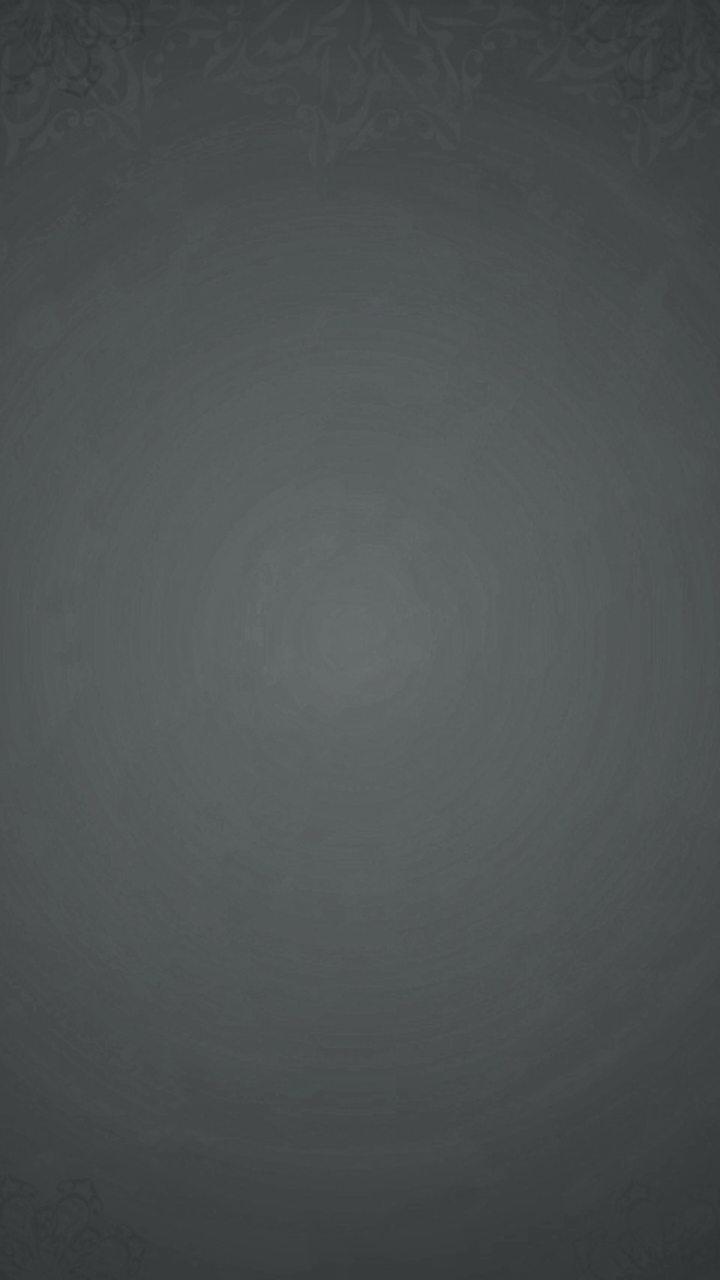
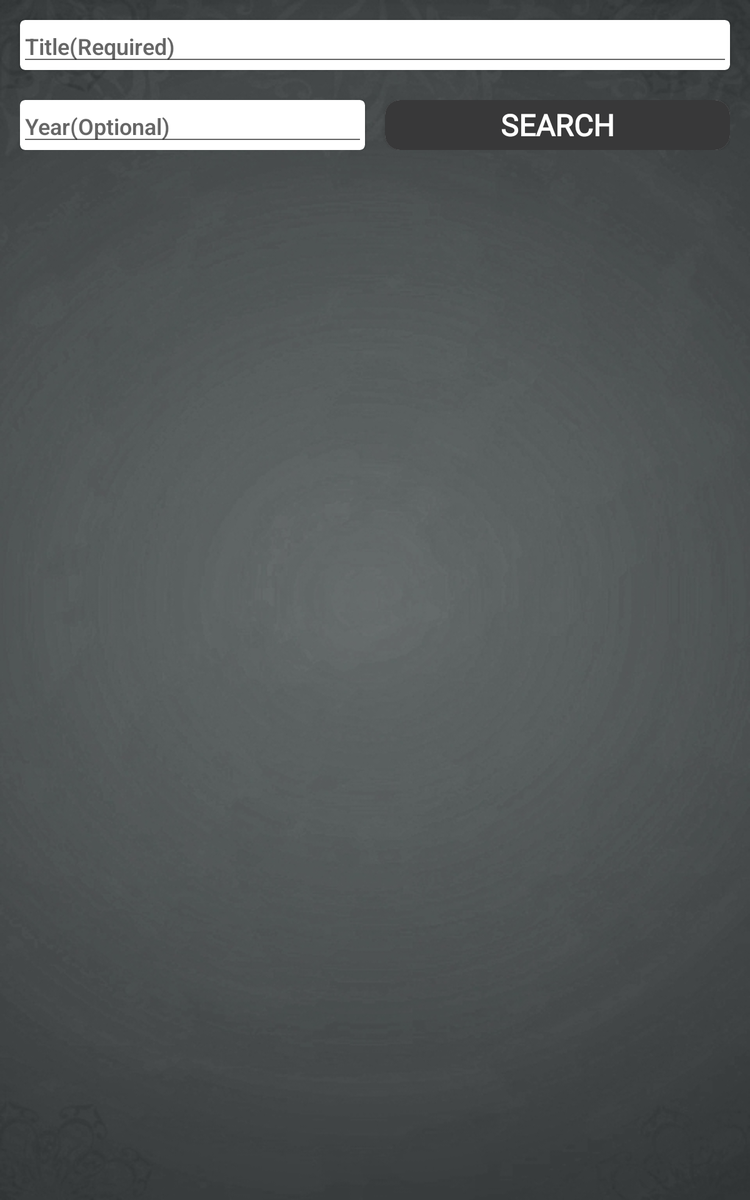

Two renders of one Android screen. The first uses the default layout on a phone; the second uses the alternative layout the repository ships for a different screen configuration, on a matching device. The two XML files are below.
<!-- AndroidManifest.xml: application theme AppTheme -->
<!-- res/layout/fragment_downloads.xml -->
<?xml version="1.0" encoding="utf-8"?>
<RelativeLayout xmlns:android="http://schemas.android.com/apk/res/android"
    xmlns:tools="http://schemas.android.com/tools"
    android:layout_width="match_parent"
    android:background="@drawable/backdown"
    android:layout_height="match_parent"
    tools:context=".DownloadsFragment">



</RelativeLayout>
<!-- resources referenced by this layout -->
<resources>
  <!-- drawable backdown: jpg bitmap (drawable, 123414 bytes) -->
  <style name="AppTheme" parent="Theme.AppCompat.Light.NoActionBar">
          
          <item name="android:fontFamily">sans-serif-light</item>
          <item name="android:textStyle">bold</item>
          <item name="colorPrimary">@color/colorPrimary</item>
          <item name="colorPrimaryDark">@color/colorPrimaryDark</item>
          <item name="colorAccent">@color/colorAccent</item>
      </style>
  <color name="colorPrimary">#BEE8DC</color>
  <color name="colorPrimaryDark">#0D475F</color>
  <color name="colorAccent">#03DAC5</color>
</resources>
<!-- res/layout-sw600dp/fragment_downloads.xml (the repository's variant of the layout above) -->
<!-- drawn on a 7-inch tablet held upright -->
<?xml version="1.0" encoding="utf-8"?>
<LinearLayout xmlns:android="http://schemas.android.com/apk/res/android"
    xmlns:app="http://schemas.android.com/apk/res-auto"
    xmlns:tools="http://schemas.android.com/tools"
    android:layout_width="match_parent"
    android:layout_height="match_parent"
    android:background="@drawable/backdown"
    android:orientation="vertical"
    tools:context=".DownloadsFragment">

    <androidx.cardview.widget.CardView
        android:layout_width="match_parent"
        android:layout_height="40dp"
        android:layout_margin="16dp"
        android:background="#8C8E8E"
        android:elevation="12dp"
        app:cardCornerRadius="4dp"
        tools:targetApi="lollipop">

        <EditText
            android:id="@+id/searchTitle"
            android:layout_width="match_parent"
            android:layout_height="match_parent"
            android:fontFamily="sans-serif-light"
            android:hint="Title(Required)" />

    </androidx.cardview.widget.CardView>

    <LinearLayout
        android:layout_width="match_parent"
        android:layout_height="wrap_content"
        android:layout_marginLeft="16dp"
        android:layout_marginTop="8dp"
        android:layout_marginRight="16dp"

        android:orientation="horizontal"
        android:weightSum="2">

        <androidx.cardview.widget.CardView
            android:layout_width="0dp"
            android:layout_height="40dp"
            android:layout_marginRight="16dp"
            android:layout_weight="1"
            android:background="#8C8E8E"
            app:cardCornerRadius="4dp">

            <EditText
                android:id="@+id/searchYear"
                android:layout_width="match_parent"
                android:layout_height="match_parent"
                android:fontFamily="sans-serif-light"
                android:hint="@string/yearSearch" />

        </androidx.cardview.widget.CardView>

        <androidx.cardview.widget.CardView

            android:layout_width="0dp"
            android:layout_height="40dp"
            android:layout_weight="1"
            app:cardCornerRadius="12dp">

            <Button
                android:id="@+id/searchButtonMain"
                android:layout_width="match_parent"
                android:layout_height="match_parent"
                android:background="#383839"
                android:fontFamily="@font/invited"
                android:text="@string/searchButtonMain"
                android:textColor="#ffffff"
                android:textSize="24sp" />

        </androidx.cardview.widget.CardView>
    </LinearLayout>


    <androidx.cardview.widget.CardView
        android:id="@+id/ResultCard"
        android:layout_width="match_parent"
        android:layout_height="wrap_content"
        android:layout_margin="16dp"
        android:visibility="gone"
        app:cardCornerRadius="8dp"
        app:cardElevation="16dp">

        <RelativeLayout
            android:layout_width="match_parent"
            android:layout_height="wrap_content"
            android:background="@drawable/search_bg">

            <ImageView
                android:id="@+id/iS"
                android:layout_width="150dp"
                android:layout_height="200dp"
                android:src="@drawable/ic_launcher_background" />

            <TextView
                android:id="@+id/iT1"
                android:layout_width="194dp"
                android:layout_height="wrap_content"
                android:layout_marginLeft="8dp"
                android:layout_marginTop="12dp"
                android:layout_toEndOf="@id/iS"
                android:layout_toRightOf="@id/iS"
                android:fontFamily="@font/neo_latina"
                android:text="Error"
                android:textSize="24sp" />

            <TextView
                android:id="@+id/iT2"
                android:layout_width="191dp"
                android:layout_height="30dp"
                android:layout_below="@id/iT1"
                android:layout_marginLeft="8dp"
                android:layout_marginTop="4dp"
                android:layout_toRightOf="@id/iS"
                android:fontFamily="@font/neo_latina"
                android:text="@string/genre"
                android:textSize="13sp" />

            <TextView
                android:id="@+id/iT3"
                android:layout_width="193dp"
                android:layout_height="24dp"
                android:layout_below="@id/iT2"
                android:layout_marginLeft="8dp"
                android:layout_marginTop="4dp"
                android:layout_toRightOf="@+id/iS"
                android:fontFamily="sans-serif-condensed-light"
                android:text="@string/year" />

            <TextView
                android:id="@+id/iT4"
                android:layout_width="192dp"
                android:layout_height="53dp"
                android:layout_below="@id/iT3"
                android:layout_marginLeft="8dp"
                android:layout_marginTop="4dp"
                android:layout_toRightOf="@id/iS"
                android:fontFamily="@font/neo_latina"
                android:text="@string/moreinfo" />
        </RelativeLayout>

    </androidx.cardview.widget.CardView>


    <androidx.recyclerview.widget.RecyclerView
        android:id="@+id/recycler"
        android:layout_marginTop="16dp"
        android:layout_width="match_parent"
        android:layout_height="match_parent"
        android:clipToPadding="false"
        android:padding="4dp"
        tools:listitem="@layout/item" />


</LinearLayout>
<!-- res/layout/item.xml (included above) -->
<?xml version="1.0" encoding="utf-8"?>
<androidx.cardview.widget.CardView xmlns:android="http://schemas.android.com/apk/res/android"
    android:layout_width="match_parent"
    android:layout_height="wrap_content"
    xmlns:app="http://schemas.android.com/apk/res-auto"
    android:layout_margin="16dp"
    app:cardCornerRadius="8dp"
    android:elevation="16dp">

    <RelativeLayout
        android:layout_width="match_parent"
        android:layout_height="wrap_content"
        android:background="@drawable/search_bg">

        <ImageView
            android:id="@+id/iS"
            android:layout_width="150dp"
            android:layout_height="200dp"
            android:src="@drawable/ic_launcher_background" />

        <TextView
            android:id="@+id/iT1"
            android:layout_width="194dp"
            android:layout_height="wrap_content"
            android:layout_marginLeft="8dp"
            android:layout_marginTop="12dp"
            android:layout_toRightOf="@id/iS"
            android:fontFamily="@font/neo_latina"
            android:text="Error"
            android:textSize="24sp"
            android:layout_toEndOf="@id/iS" />

        <TextView
            android:id="@+id/iT2"
            android:layout_width="191dp"
            android:layout_height="30dp"
            android:layout_below="@id/iT1"
            android:layout_marginLeft="8dp"
            android:layout_marginTop="4dp"
            android:layout_toRightOf="@id/iS"
            android:fontFamily="@font/neo_latina"
            android:text="@string/genre"
            android:textSize="13sp" />

        <TextView
            android:id="@+id/iT3"
            android:layout_width="193dp"
            android:layout_height="24dp"
            android:layout_below="@id/iT2"
            android:layout_marginLeft="8dp"
            android:layout_marginTop="4dp"
            android:layout_toRightOf="@+id/iS"
            android:fontFamily="sans-serif-condensed-light"
            android:text="@string/year" />

        <TextView
            android:id="@+id/iT4"
            android:layout_width="192dp"
            android:layout_height="53dp"
            android:layout_below="@id/iT3"
            android:layout_marginLeft="8dp"
            android:layout_marginTop="4dp"
            android:layout_toRightOf="@id/iS"
            android:fontFamily="@font/neo_latina"
            android:text="@string/moreinfo" />
    </RelativeLayout>

</androidx.cardview.widget.CardView>
<!-- resources referenced by the variant -->
<!-- as a 7-inch tablet held upright resolves them -->
<resources>
  <!-- drawable backdown: jpg bitmap (drawable, 123414 bytes) -->
  <!-- drawable search_bg: jpg bitmap (drawable, 932 bytes) -->
  <string name="genre">Genre</string>
  <string name="moreinfo">moreinfo</string>
  <string name="searchButtonMain">search</string>
  <string name="year">2019</string>
  <string name="yearSearch">Year(Optional)</string>
  <style name="AppTheme" parent="Theme.AppCompat.Light.NoActionBar">
          
          <item name="android:fontFamily">sans-serif-light</item>
          <item name="android:textStyle">bold</item>
          <item name="colorPrimary">@color/colorPrimary</item>
          <item name="colorPrimaryDark">@color/colorPrimaryDark</item>
          <item name="colorAccent">@color/colorAccent</item>
      </style>
  <color name="colorPrimary">#BEE8DC</color>
  <color name="colorPrimaryDark">#0D475F</color>
  <color name="colorAccent">#03DAC5</color>
</resources>
